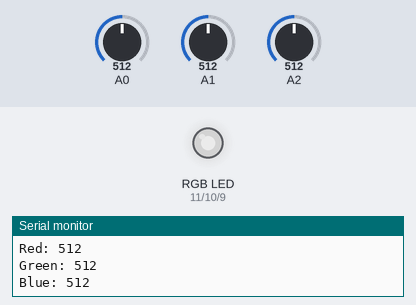
Bench run of a sketch on a simulated Arduino Uno, built with avr-gcc and run on an emulated ATmega328P. Shown: an RGB LED mixed from three pins (HIGH = lit), the last lines printed to the serial monitor. The inputs (shaded band) are chosen by the test bench; at power-on: A0 = 512, A1 = 512, A2 = 512. Dim RGB values are drawn brighter than linear.

Above: at 1.2 s.
1.3 s: A0 set to 11
At 2.5 s:
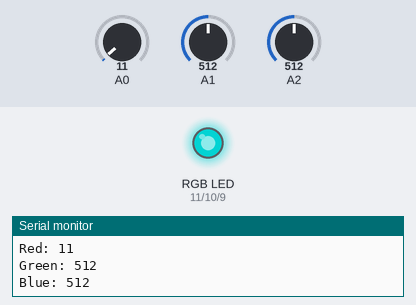
2.8 s: A0 set to 8
At 3.6 s:
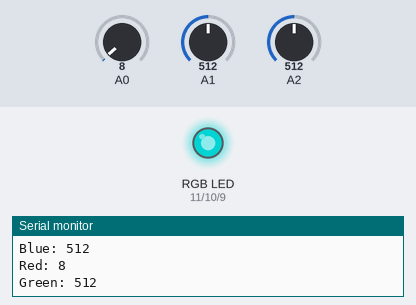
4.3 s: A1 set to 716
At 5.3 s:
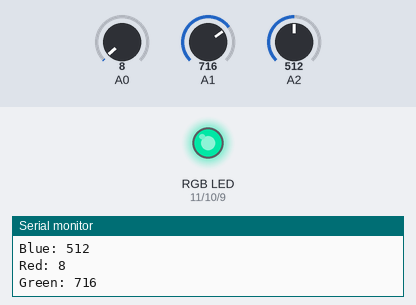
5.8 s: A2 set to 982
At 7.0 s:
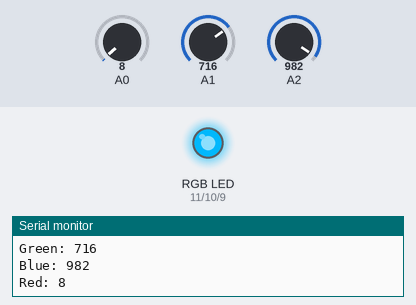
7.3 s: A2 set to 1008
At 8.5 s:
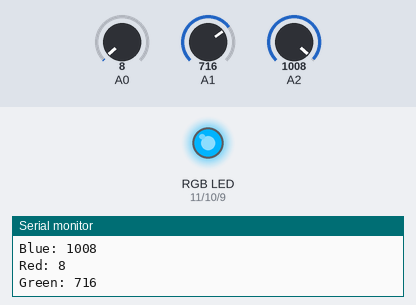
8.8 s: A1 set to 900
At 9.8 s:
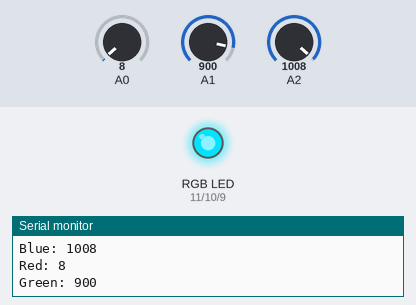
Timing chart, 0 to 11.3 s (numbered marks = the images above; inputs shaded):
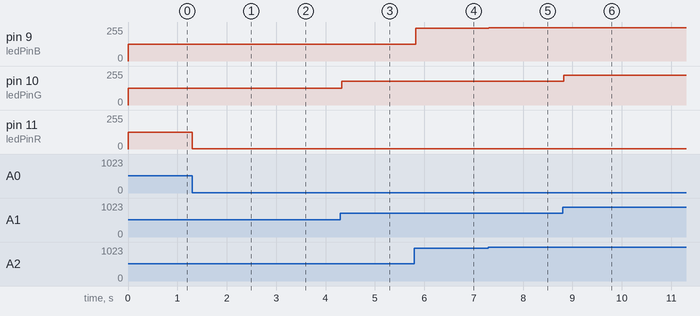

The sketch:

8.1.1_rgb_led.ino
```cpp
// set pin numbers:
int ledPinR = 11; // the number of the LED R pin
int ledPinG = 10; // the number of the LED G pin
int ledPinB = 9; // the number of the LED B pin
void setup() {
 // initialize the LED pin as an output:
 pinMode(ledPinR, OUTPUT);
 pinMode(ledPinG, OUTPUT);
 pinMode(ledPinB, OUTPUT);
 Serial.begin(9600);

}
void loop() {
 int adcValue; // Define a variable to save the ADC value
// Convert analog of A0 port into digital, and work as PWM duty cycle of ledPinR port
 adcValue = analogRead(A0);
 analogWrite(ledPinR, map(adcValue, 0, 1023, 0, 255));
 Serial.print("Red: ");
 Serial.println(adcValue);
// Convert analog of A1 port into digital, and work as PWM duty cycle of ledPinG port
 adcValue = analogRead(A1);
 analogWrite(ledPinG, map(adcValue, 0, 1023, 0, 255));
 Serial.print("Green: ");
 Serial.println(adcValue);
// Convert analog of A2 port into digital, and work as PWM duty cycle of ledPinB port
 adcValue = analogRead(A2);
 analogWrite(ledPinB, map(adcValue, 0, 1023, 0, 255));
 Serial.print("Blue: ");
 Serial.println(adcValue);
}
```

Measured:
- after the input at 1.3 s, pin 11 (ledPinR): 127/255 → 2/255 at once
- after the input at 2.8 s, pin 11 (ledPinR): 2/255 → 1/255 at once
- after the input at 4.3 s, pin 10 (ledPinG): 127/255 → 178/255 at once
- after the input at 5.8 s, pin 9 (ledPinB): 127/255 → 244/255 at once
- after the input at 7.3 s, pin 9 (ledPinB): 244/255 → 251/255 at once
- after the input at 8.8 s, pin 10 (ledPinG): 178/255 → 224/255 at once
